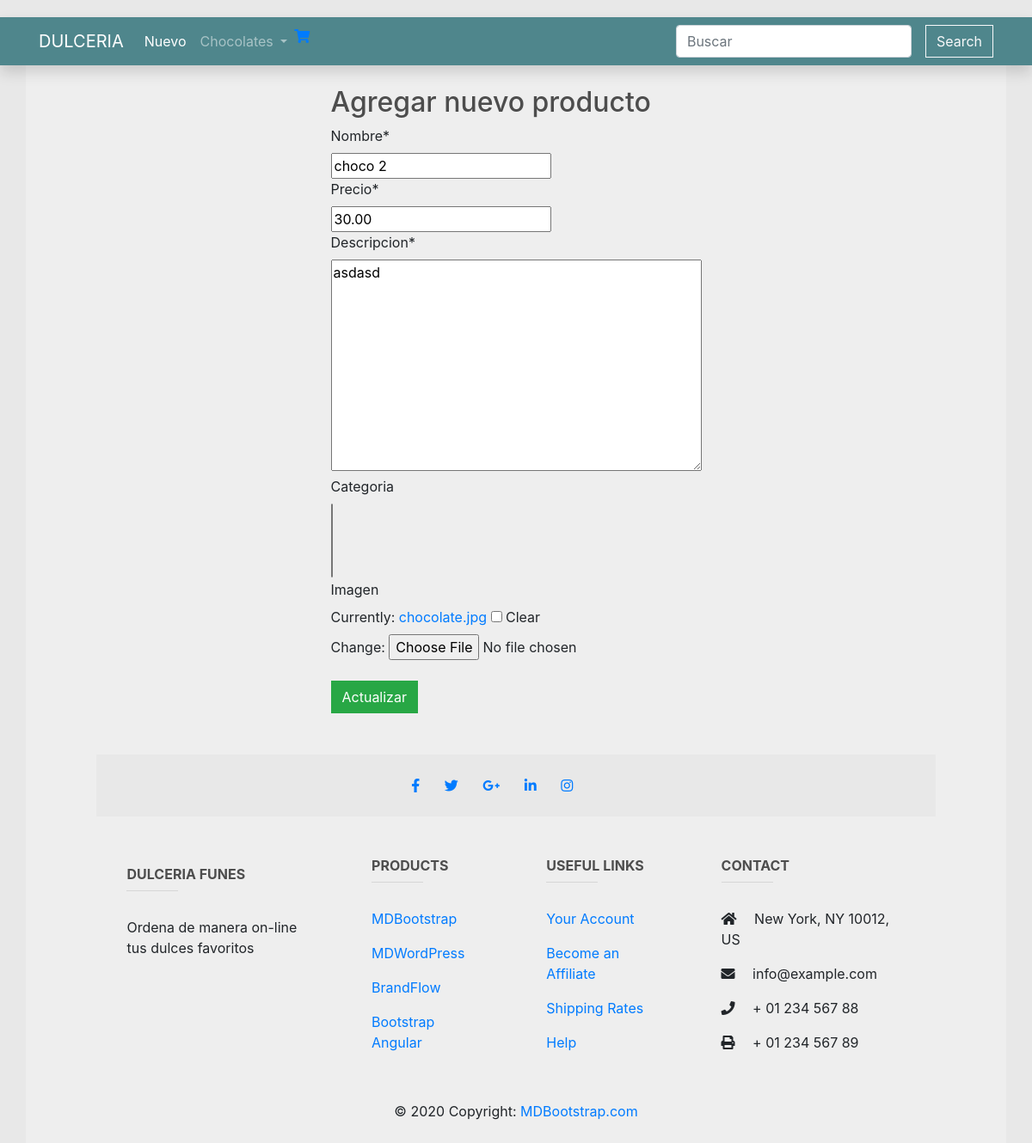
Screenshot of /product/2/update/ (signed in) with the database file from the repository.
### inventario_app/models.py (models this page shows, shortened)
class Product(models.Model):
    name = models.CharField(max_length=50, verbose_name="nombre")
    price = models.DecimalField(max_digits = 5, decimal_places= 2, verbose_name="precio")
    description = models.TextField(max_length=100, verbose_name="descripcion")
    timestamp = models.DateTimeField(default=timezone.now,blank=True, null=True)
    image = models.ImageField(default='chocolate.jpg',blank=True, null=True, verbose_name='imagen')
    category = models.ManyToManyField("Category", verbose_name='categoria', blank=True)
    views = models.IntegerField(default = 0, null=True, blank=True)

### inventario_app/views.py (the view)
# urls.py: path('product/<id>/update/', views.update, name='update'),
@login_required
def update(request, id):
    qs = get_object_or_404(Product, id=id)
    form = CreateProductForm(instance = qs)
    if request.method == "POST":
        form = CreateProductForm(request.POST, instance = qs)
        if form.is_valid():
            form.save()
            return HttpResponseRedirect(reverse('index'))
    return render(request, "inventario_app/update_product.html", context = {"form": form, "product":qs})

### inventario_app/forms.py
class CreateProductForm(ModelForm):
    class Meta:
        model = Product
        fields = ['name','price','description','category','image']

### inventario_app/templates/inventario_app/update_product.html (shortened to what this page needs)
{% extends 'inventario_app/base.html' %}
{% load crispy_forms_tags %}
{% block body %}
<div class="row justify-content-md-center">
    <div class="">
    <h2>Agregar nuevo producto</h2>
    <form action="{% url 'update' product.id %}" method="POST" name='create-product' enctype="multipart/form-data">
        {{ form | crispy }}
    <br>
    <button class="btn btn-success" type='submit'>Actualizar</button>
    </form>
</div>
{% endblock %}

### static/css/main.css (style rules this page uses)
body { padding-top: 20px; background-color: hsl(0, 0%, 98%); }
h1,h2,h3,h4,h5,h6 { color:hsl(0, 0%, 30%); }
.btn { border-radius: 0; }

### rows the page displays
Product: name "choco 2", price "30.00", description "asdasd"
